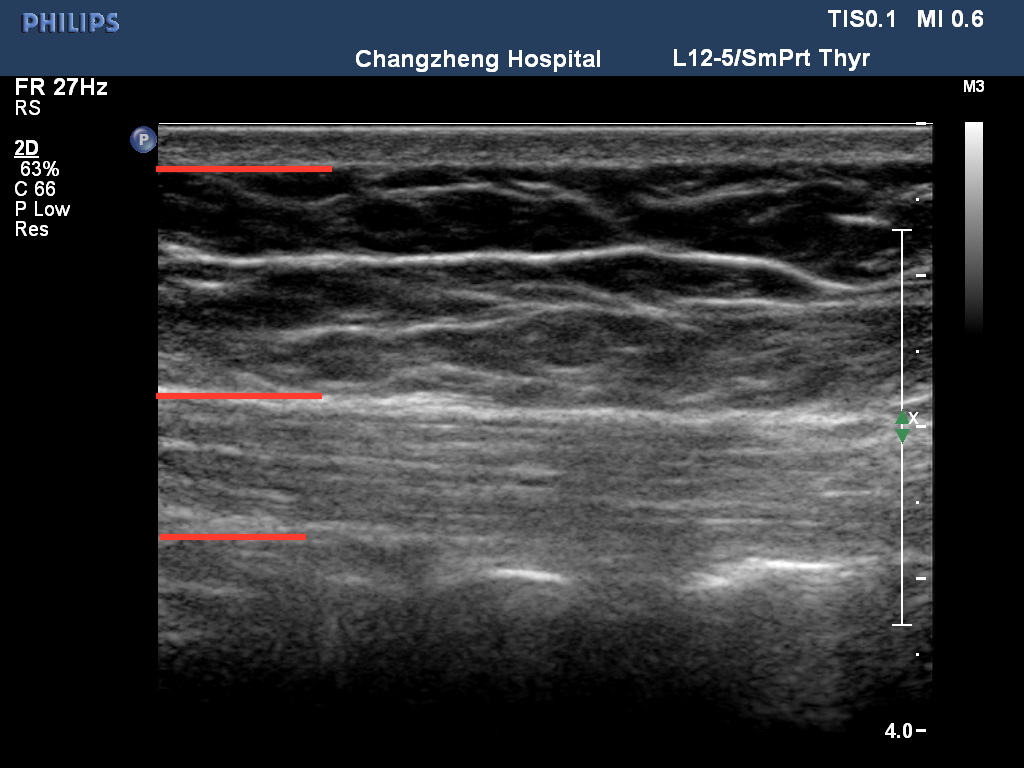
#> input picture image/5.jpg, 1024 x 768 px, found by its file name
$ python cv2_image_gradient.py
#> lines starting #> are read from the running program, lines starting #| are printed output that depends on the picture
# ex2tron's blog:
# http://ex2tron.wang

import cv2
import numpy as np

img = cv2.imread(r'D:\TONG\PycharmProjects\ultrasound image\image\5.jpg', 0)
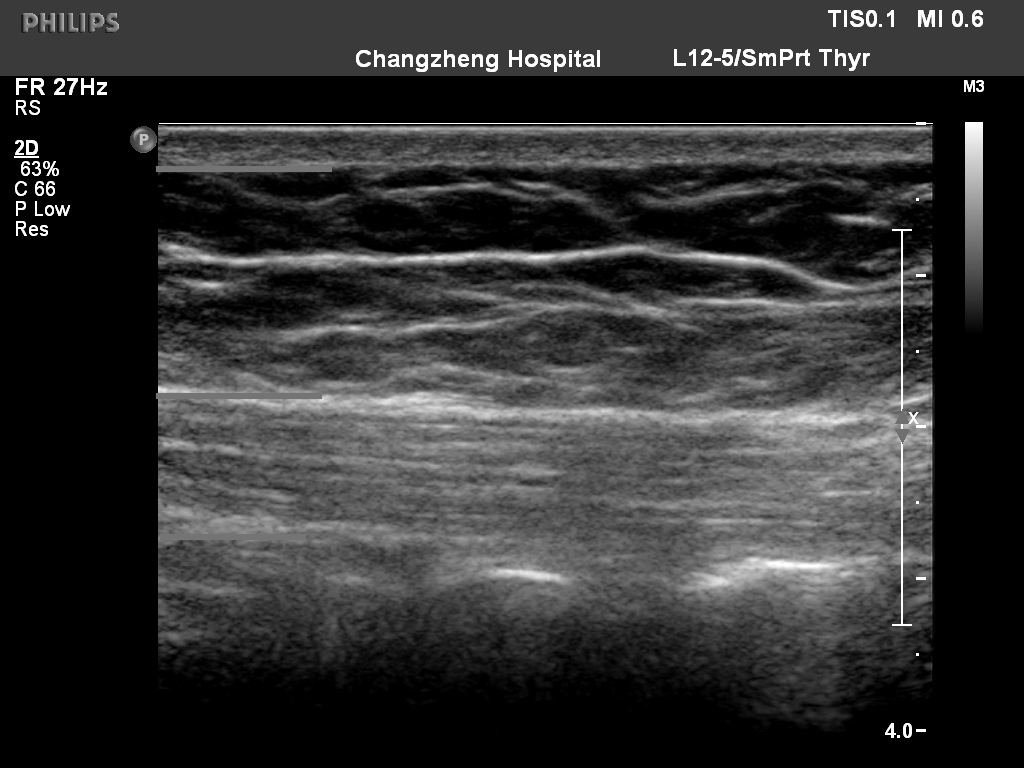
#> img: shape (768, 1024); min 0, max 255, mean 49.6

# 1.自己进行垂直边缘提取
kernel = np.array([[-1, 0, 1],
                   [-2, 0, 2],
                   [-1, 0, 1]], dtype=np.float32)
dst_v = cv2.filter2D(img, -1, kernel)
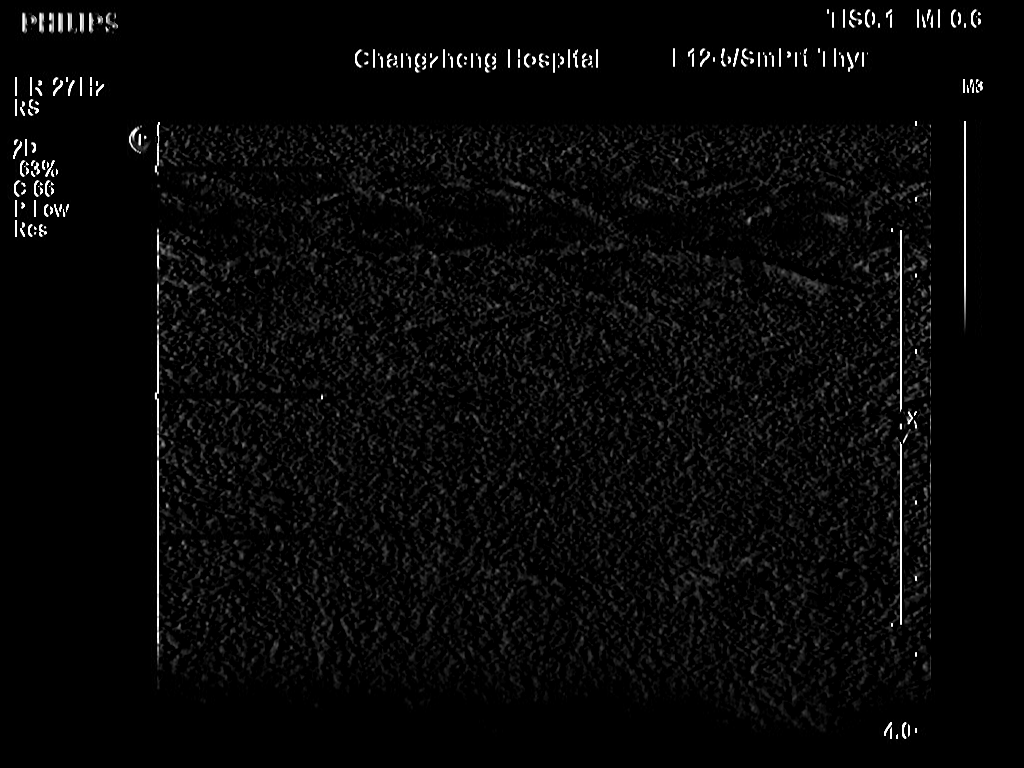
#> dst_v: shape (768, 1024); min 0, max 255, mean 7.7
# 自己进行水平边缘提取
dst_h = cv2.filter2D(img, -1, kernel.T)
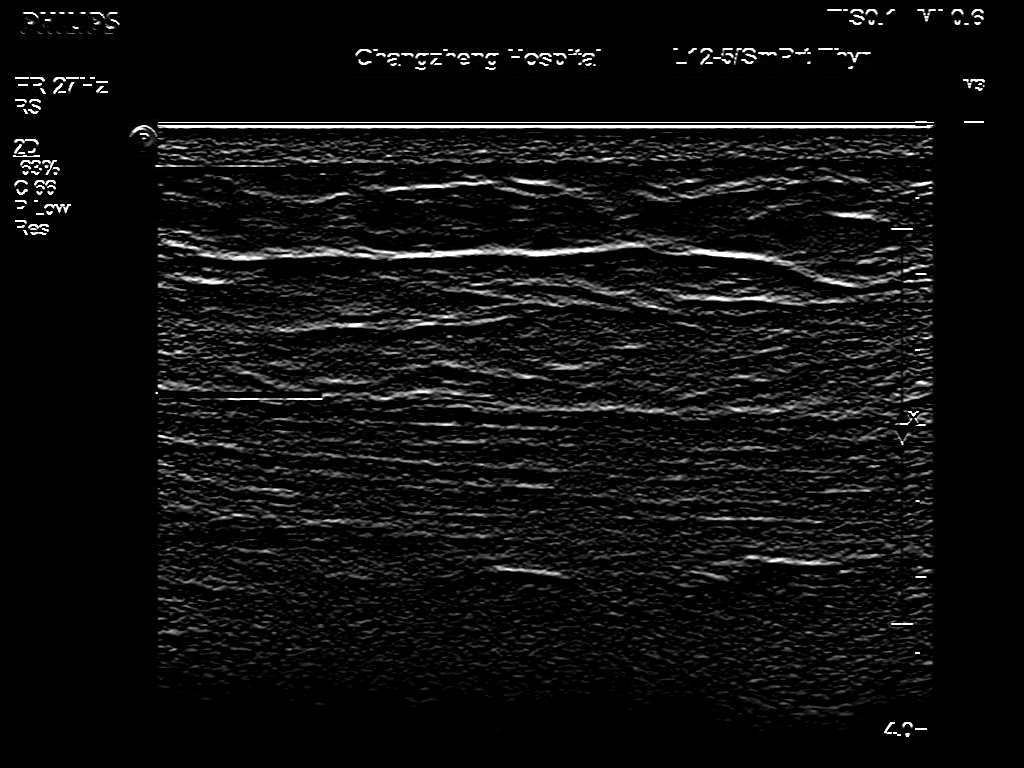
#> dst_h: shape (768, 1024); min 0, max 255, mean 14.8

cv2.imshow('edge', dst_v)
cv2.waitKey(0)


cv2.imshow('edge',  dst_h)
cv2.waitKey(0)


# 2.使用Sobel算子
sobelx = cv2.Sobel(img, -1, 1, 0, ksize=3)  # 只计算x方向
sobely = cv2.Sobel(img, -1, 0, 1, ksize=3)  # 只计算y方向

cv2.imshow('edge',  sobelx)
cv2.waitKey(0)

cv2.imshow('edge',  sobely)
cv2.waitKey(0)

# # 3.使用Laplacian算子
# laplacian = cv2.Laplacian(img, -1)  # 使用Laplacian算子
#
# cv2.imshow('edge',  laplacian)
# cv2.waitKey(0)

$ run again, with image/1.jpg copied over image/5.jpg
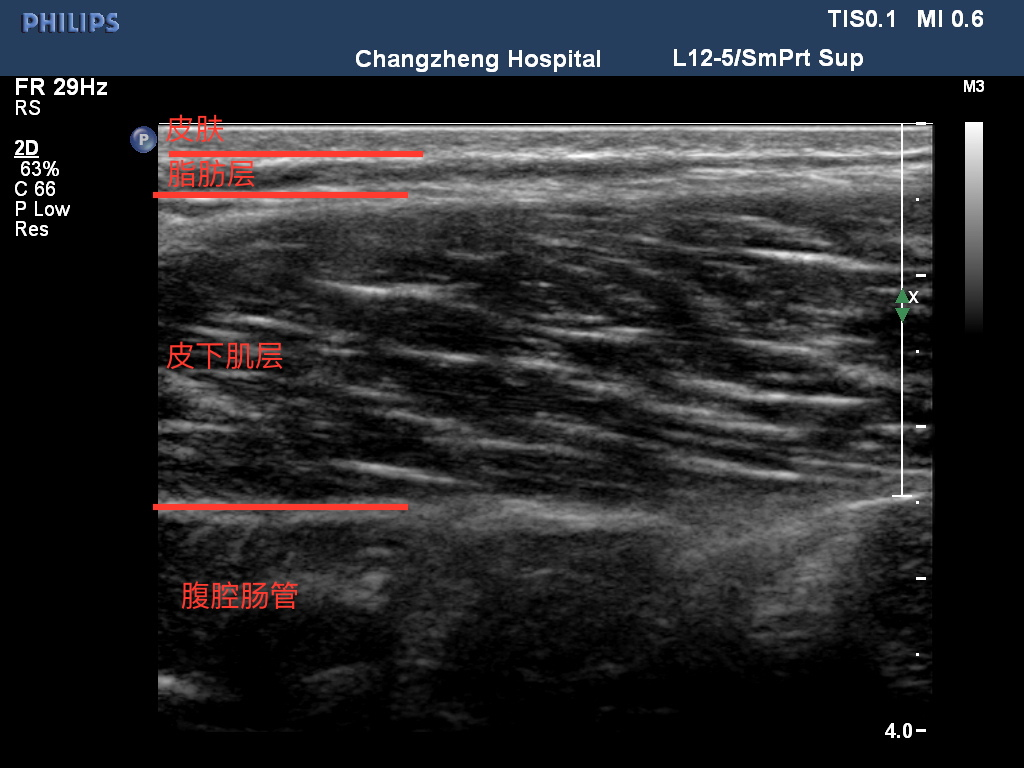
#> input picture image/1.jpg, 1024 x 768 px, found by its file name
#> `dst_v = cv2.filter2D(img, -1, kernel)`:
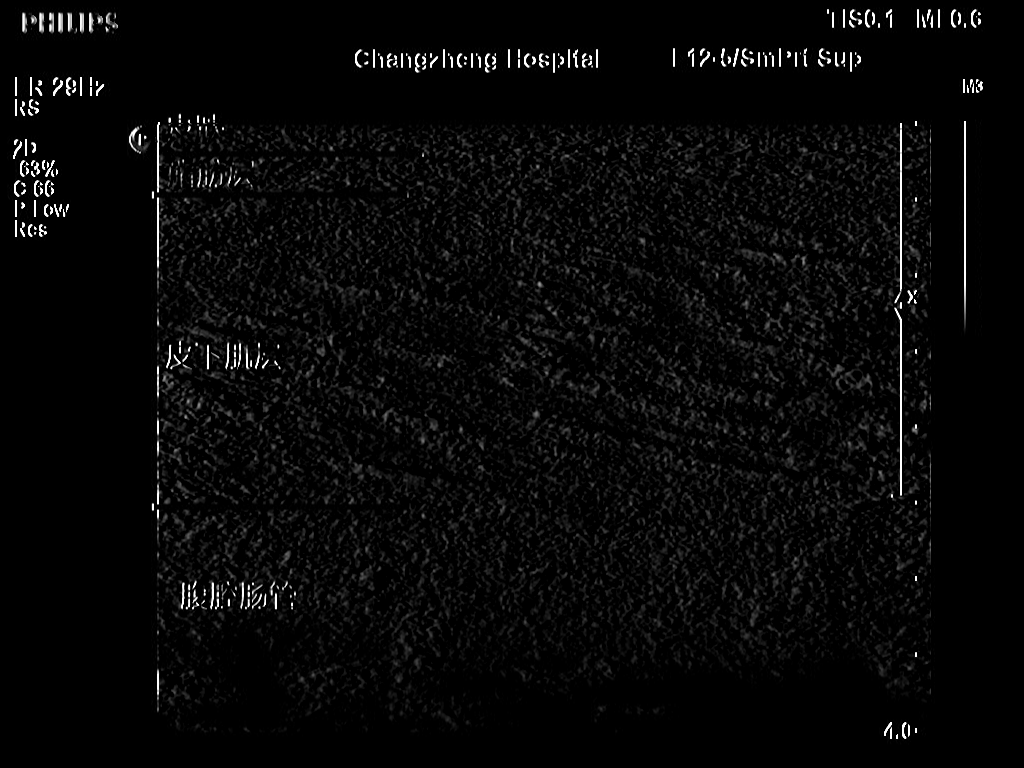
#> dst_v: shape (768, 1024); min 0, max 255, mean 7.8
#> `dst_h = cv2.filter2D(img, -1, kernel.T)`:
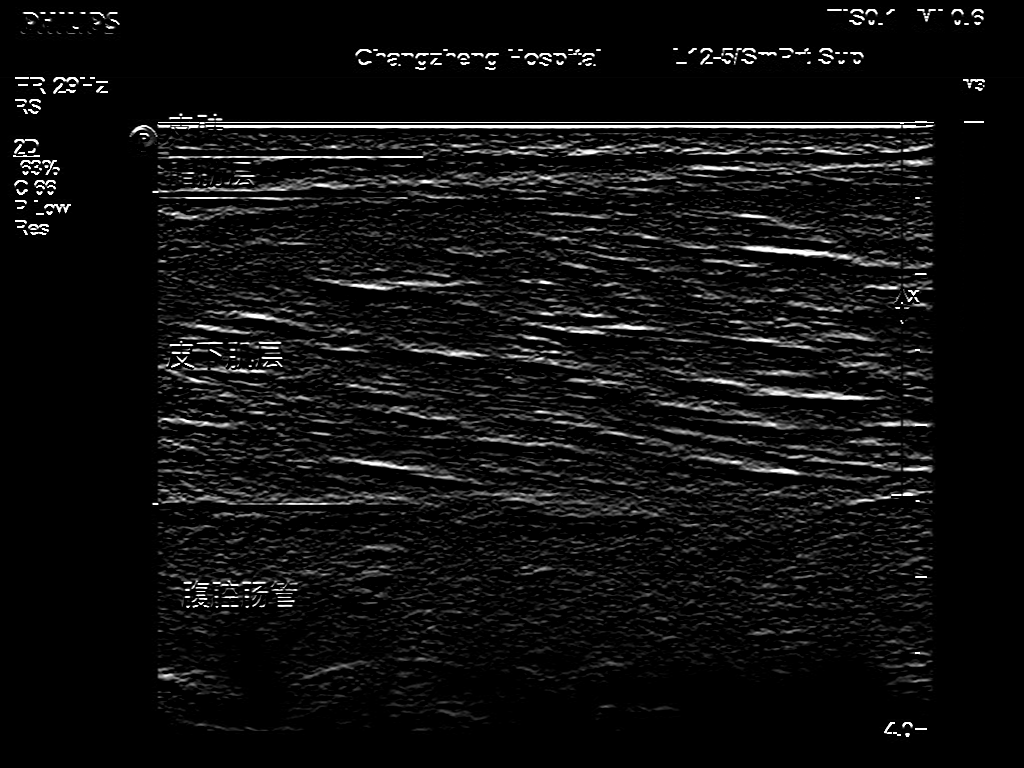
#> dst_h: shape (768, 1024); min 0, max 255, mean 15.1

$ run again, with image/10.jpg copied over image/5.jpg
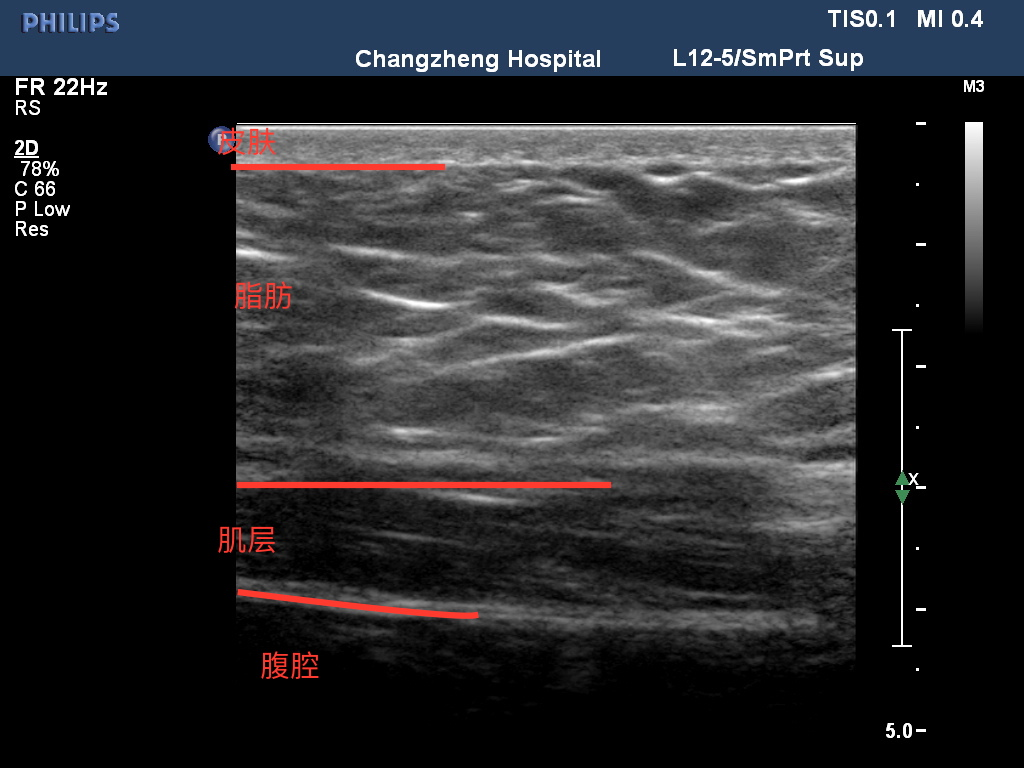
#> input picture image/10.jpg, 1024 x 768 px, found by its file name
#> `dst_v = cv2.filter2D(img, -1, kernel)`:
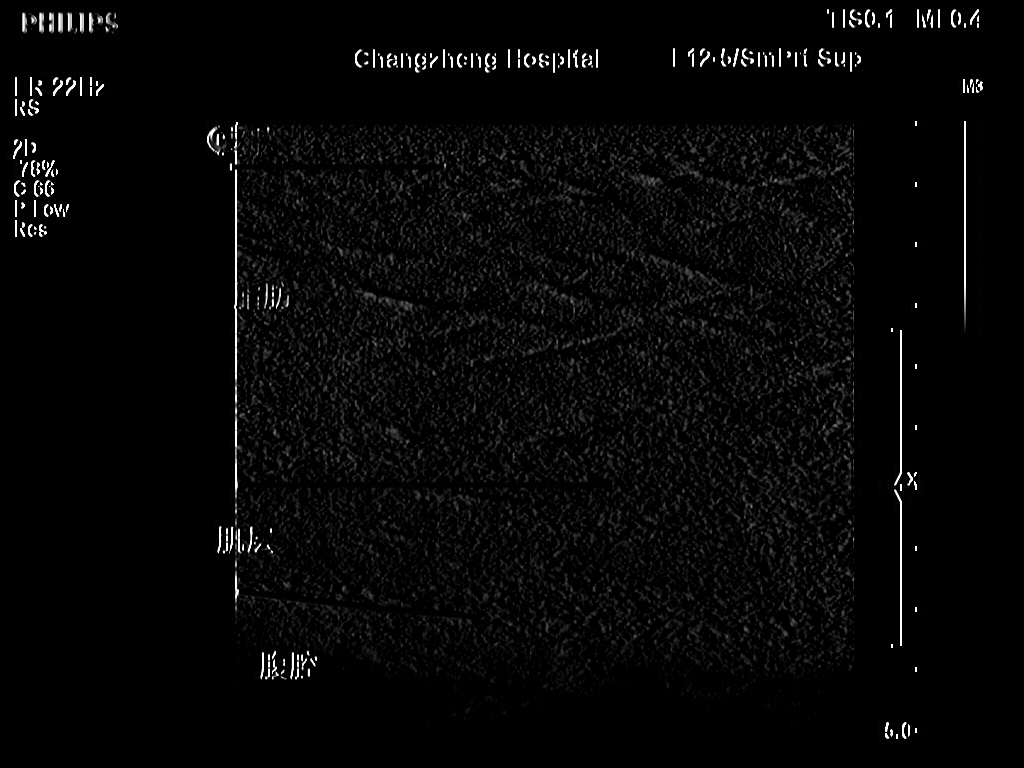
#> dst_v: shape (768, 1024); min 0, max 255, mean 6.8
#> `dst_h = cv2.filter2D(img, -1, kernel.T)`:
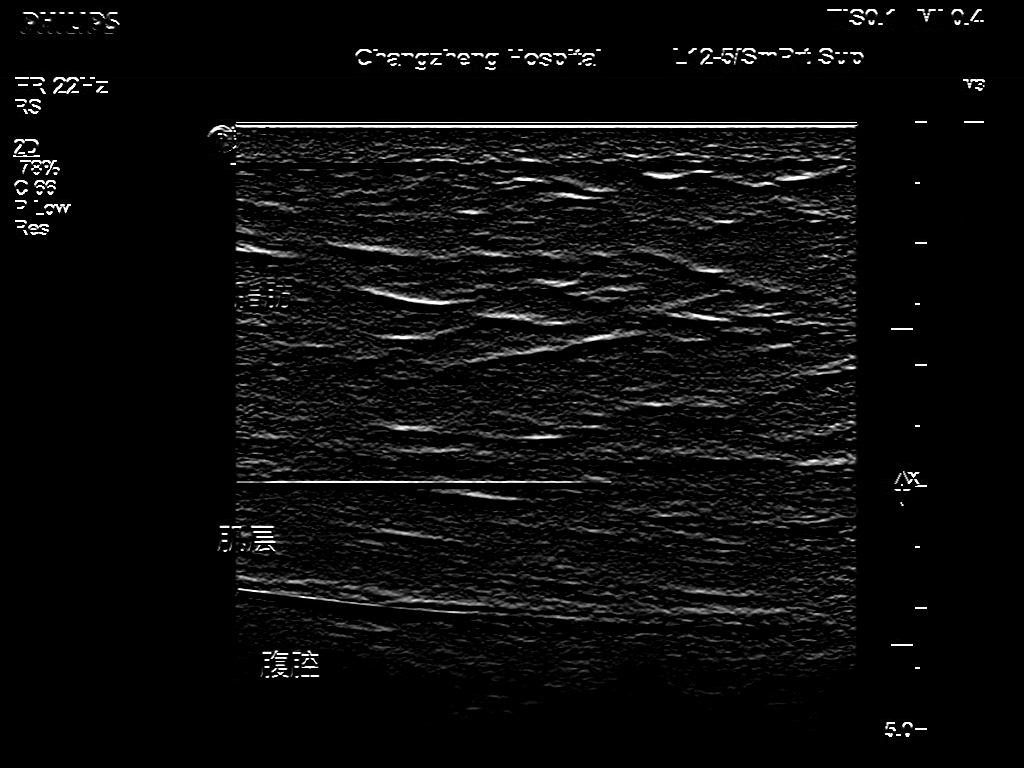
#> dst_h: shape (768, 1024); min 0, max 255, mean 11.4

$ run again, with image/11.jpg copied over image/5.jpg
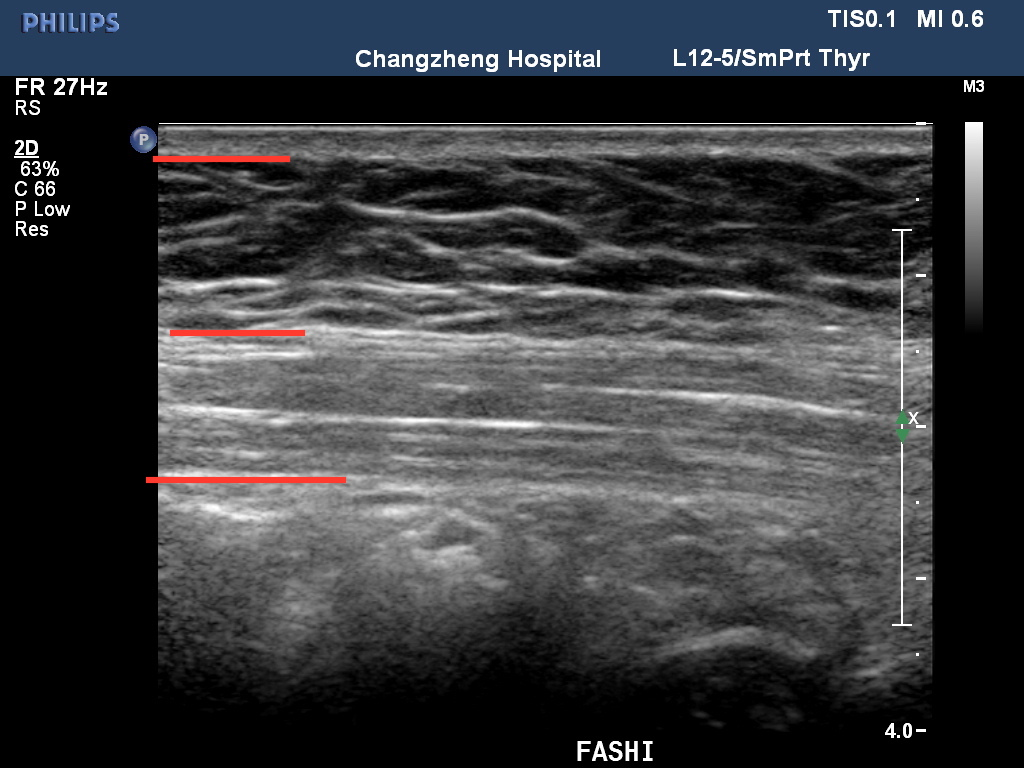
#> input picture image/11.jpg, 1024 x 768 px, found by its file name
#> `dst_v = cv2.filter2D(img, -1, kernel)`:
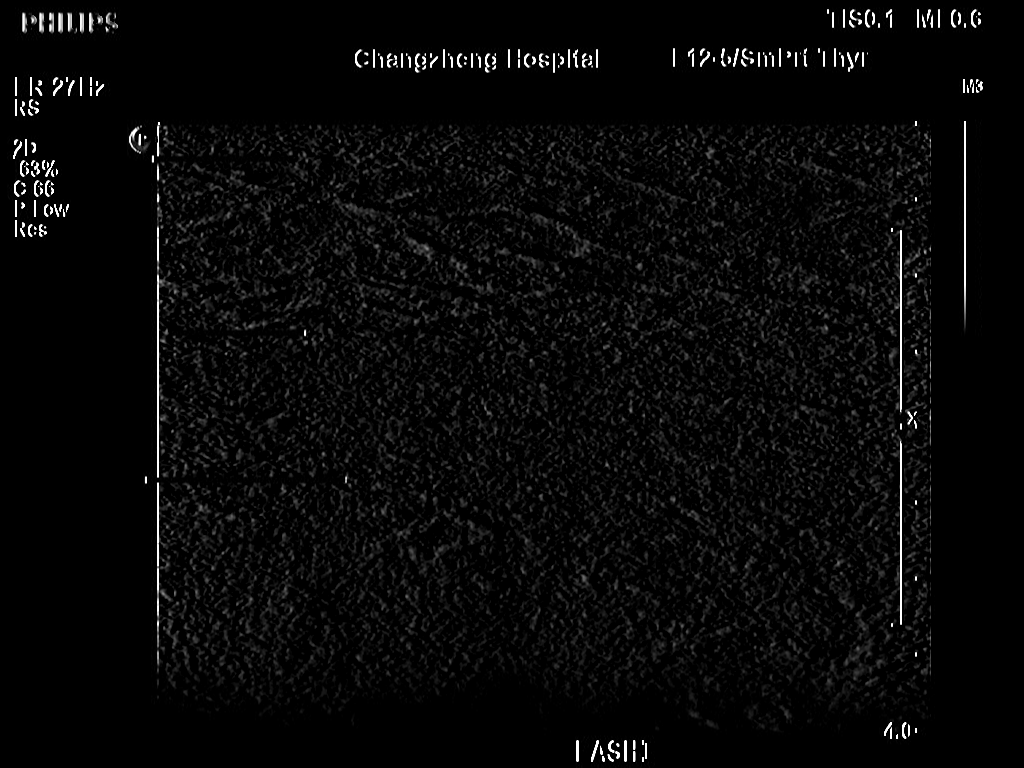
#> dst_v: shape (768, 1024); min 0, max 255, mean 8.1
#> `dst_h = cv2.filter2D(img, -1, kernel.T)`:
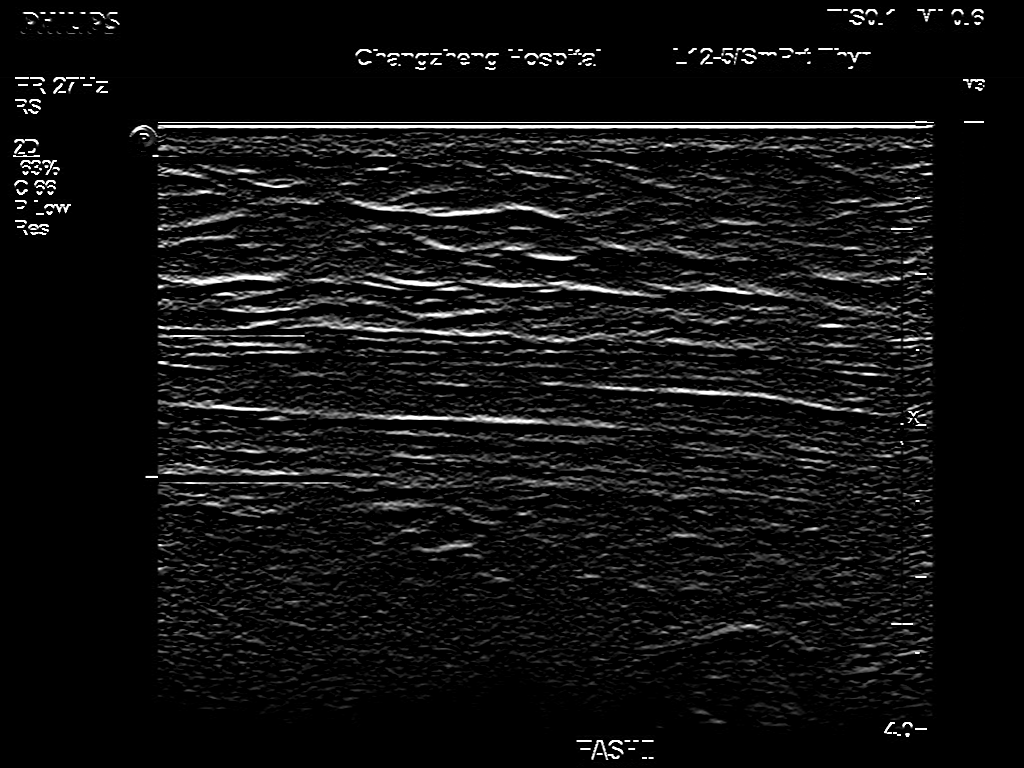
#> dst_h: shape (768, 1024); min 0, max 255, mean 16.5
